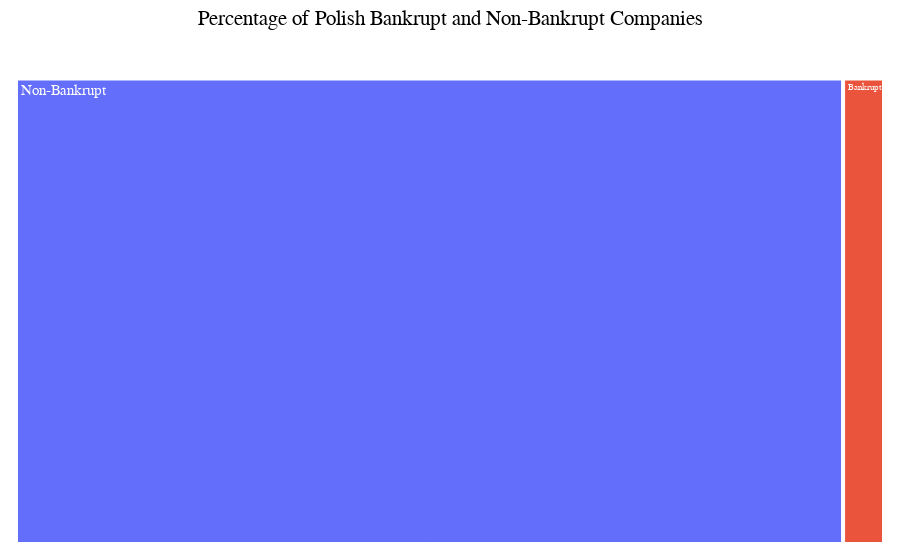

Source (notebook cell):
### Markdown cell above
Tree map to show proportion of bankrupt companies in our dataset

### Code cell
fig = px.treemap(
    class_counts_df, 
    path=['class'], 
    values='counts', 
    color='class', 
    color_discrete_sequence=custom_colors,
    hover_name=class_counts_df['class']
    )

fig.update_layout(
    title='Percentage of Polish Bankrupt and Non-Bankrupt Companies',
    title_x=0.5,
    font=dict(family="Arial", size=15, color="black"),
    margin=dict(t=50,l=10,r=10, b=10),
    plot_bgcolor='rgba(0,0,0,0)'
)

fig.update_traces(hovertemplate='<br>%{label}<br>count : %{value}<br>percent : %{percentRoot:.2%}')

fig.show()

### Figure 1 — Plotly figure (JSON) as saved in the notebook; plotly's stock layout.template omitted (floating-point values rounded to 4 significant figures)
{"data": [{"branchvalues": "total", "customdata": [["Non-Bankrupt"], ["Bankrupt"]], "domain": {"x": [0, 1], "y": [0, 1]}, "hovertemplate": "<br>%{label}<br>count : %{value}<br>percent : %{percentRoot:.2%}", "hovertext": ["Non-Bankrupt", "Bankrupt"], "ids": ["Non-Bankrupt", "Bankrupt"], "labels": ["Non-Bankrupt", "Bankrupt"], "marker": {"colors": ["#636efa", "#eb543c"]}, "name": "", "parents": ["", ""], "type": "treemap", "values": [10008, 495]}], "layout": {"font": {"color": "black", "family": "Arial", "size": 15}, "legend": {"tracegroupgap": 0}, "margin": {"b": 10, "l": 10, "r": 10, "t": 50}, "plot_bgcolor": "rgba(0,0,0,0)", "title": {"text": "Percentage of Polish Bankrupt and Non-Bankrupt Companies", "x": 0.5}, "treemapcolorway": ["#636efa", "#eb543c"]}}
